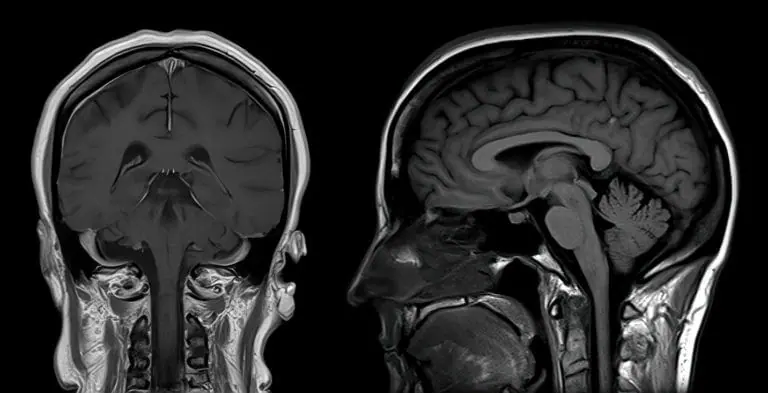
#> input picture mri.jpeg, 768 x 393 px
$ jupyter execute ass_3.ipynb
#> lines starting #> are read from the running program, lines starting #| are printed output that depends on the picture
# Case Study: Enhancing Medical Image Details Using Fourier Transform Filtering

This notebook demonstrates how to use Fourier Transform techniques to analyze and filter MRI images in the frequency domain for improved clarity and detail.

## 1. Load MRI Image and Compute Fourier Transform

We will decompose the image into its frequency components and visualize the magnitude and phase spectrum.

[cell 1]
import cv2
import numpy as np
import matplotlib.pyplot as plt

# Load MRI image (replace with your filename if needed)
img = cv2.imread('mri.jpeg', cv2.IMREAD_GRAYSCALE)
#> img: shape (393, 768); min 0, max 255, mean 41.7
if img is None:
    raise Exception('Image not found!')

plt.figure(figsize=(6,6))
plt.imshow(img, cmap='gray')
plt.title('Original MRI Image')
plt.axis('off')
plt.show()

# Compute 2D Fourier Transform
f = np.fft.fft2(img)
fshift = np.fft.fftshift(f)
magnitude = np.log(1 + np.abs(fshift))
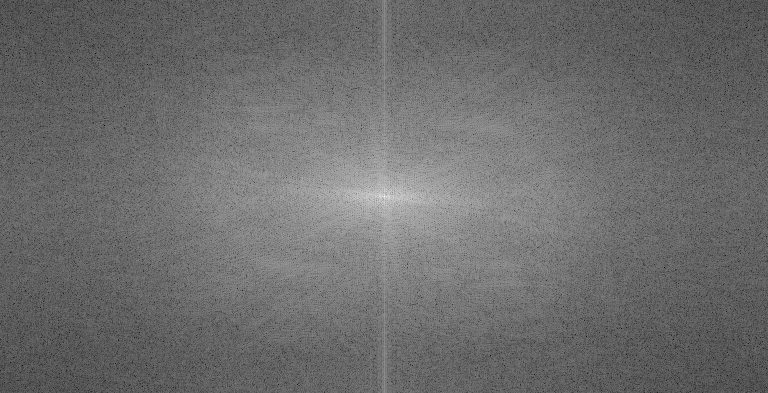
#> magnitude: shape (393, 768) float64; min 1.49, max 16.35, mean 7.83; drawn with min black and max white
phase = np.angle(fshift)
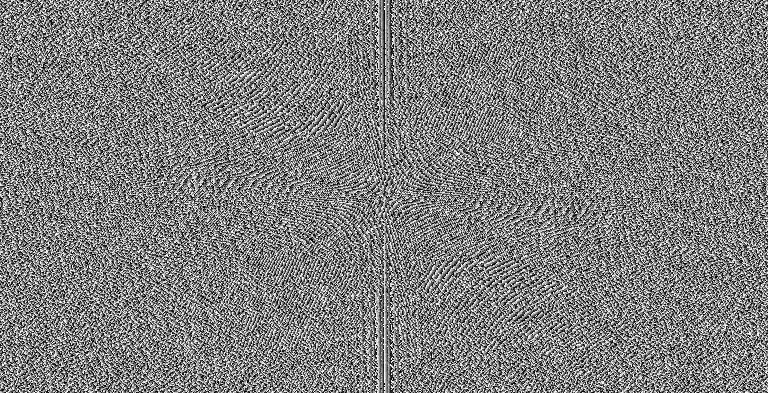
#> phase: shape (393, 768) float64; min -3.14, max 3.14, mean 1.69e-17; drawn with min black and max white

plt.figure(figsize=(12,5))
plt.subplot(1,2,1)
plt.imshow(magnitude, cmap='gray')
plt.title('Magnitude Spectrum')
plt.axis('off')

plt.subplot(1,2,2)
plt.imshow(phase, cmap='gray')
plt.title('Phase Spectrum')
plt.axis('off')
plt.show()
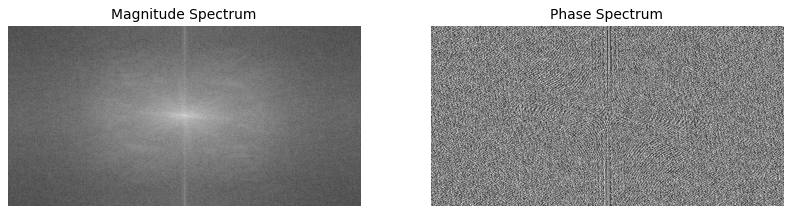
#> figure drawn by matplotlib, 2 panels

## 2. Frequency Domain Filtering: ILPF and IHPF

Apply Ideal Low Pass and High Pass Filters to the frequency domain and visualize the results.

[cell 2]
def ideal_low_pass_filter(shape, cutoff):
#> called with shape = (393, 768), cutoff = 40
    rows, cols = shape
    crow, ccol = rows//2, cols//2
    mask = np.zeros((rows, cols), np.uint8)
    for u in range(rows):
        for v in range(cols):
            if np.sqrt((u-crow)**2 + (v-ccol)**2) <= cutoff:
                mask[u,v] = 1
    return mask

def ideal_high_pass_filter(shape, cutoff):
    return 1 - ideal_low_pass_filter(shape, cutoff)

cutoff = 40  # You can adjust cutoff frequency

# ILPF
ilpf_mask = ideal_low_pass_filter(img.shape, cutoff)
ilpf_fshift = fshift * ilpf_mask
ilpf_img = np.fft.ifft2(np.fft.ifftshift(ilpf_fshift))
ilpf_img = np.abs(ilpf_img)
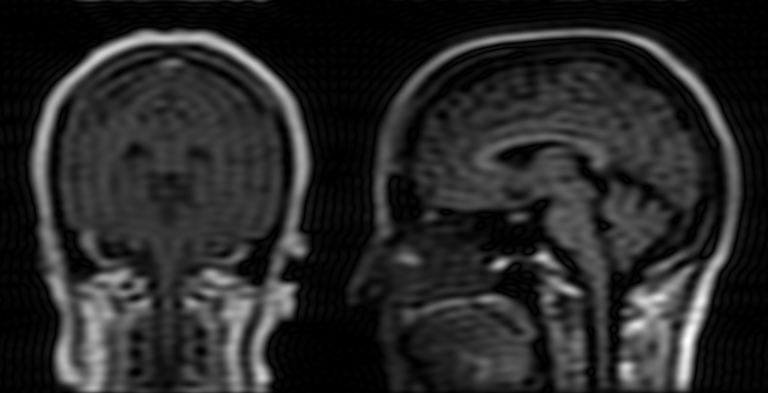
#> ilpf_img: shape (393, 768) float64; min 9.09e-05, max 280, mean 43.8; drawn with min black and max white
ilpf_img = np.clip(ilpf_img, 0, 255).astype(np.uint8)

# IHPF
ihpf_mask = ideal_high_pass_filter(img.shape, cutoff)
ihpf_fshift = fshift * ihpf_mask
ihpf_img = np.fft.ifft2(np.fft.ifftshift(ihpf_fshift))
ihpf_img = np.abs(ihpf_img)
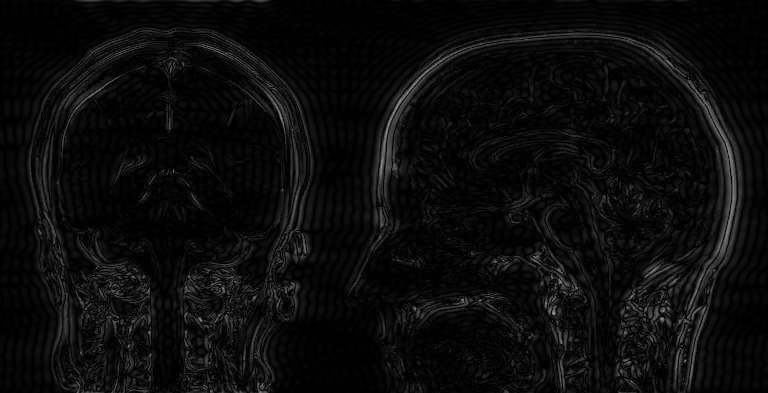
#> ihpf_img: shape (393, 768) float64; min 2.01e-06, max 154.1, mean 11.9
ihpf_img = np.clip(ihpf_img, 0, 255).astype(np.uint8)

plt.figure(figsize=(12,6))
plt.subplot(1,3,1)
plt.imshow(img, cmap='gray')
plt.title('Original MRI')
plt.axis('off')

plt.subplot(1,3,2)
plt.imshow(ilpf_img, cmap='gray')
plt.title('ILPF (Low Pass)')
plt.axis('off')

plt.subplot(1,3,3)
plt.imshow(ihpf_img, cmap='gray')
plt.title('IHPF (High Pass)')
plt.axis('off')
plt.tight_layout()

plt.show()

$ run again, with earth.png saved as mri.jpeg
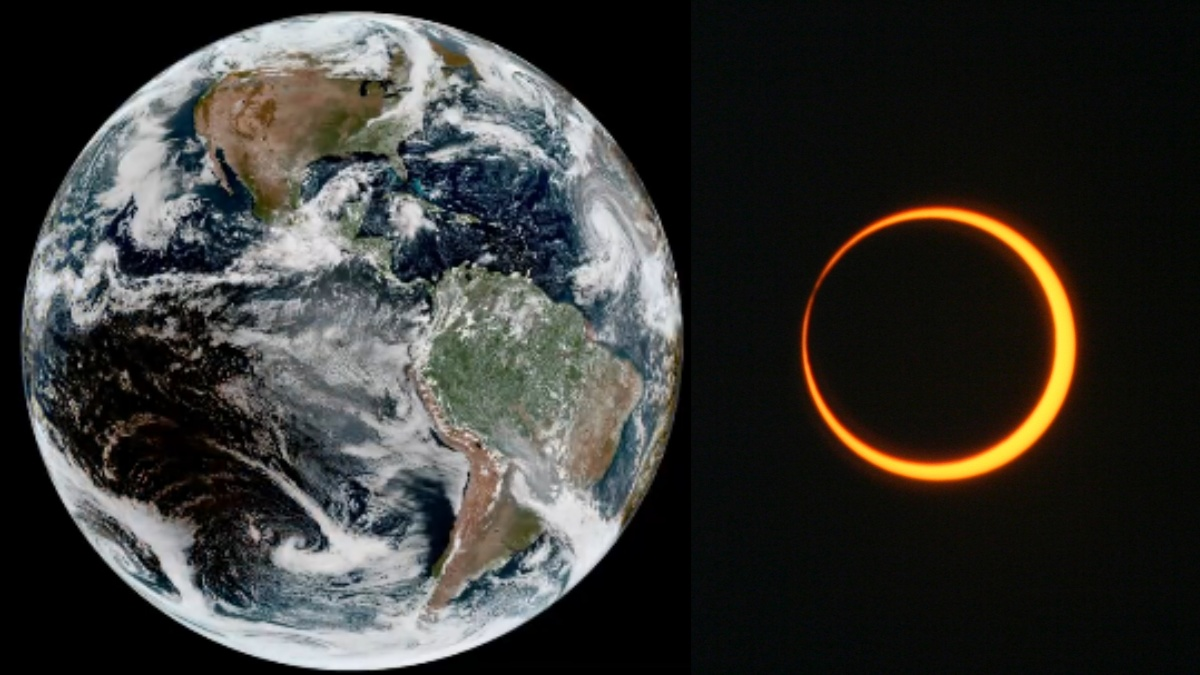
#> input picture earth.png, 1200 x 675 px
#> `phase = np.angle(fshift)`:
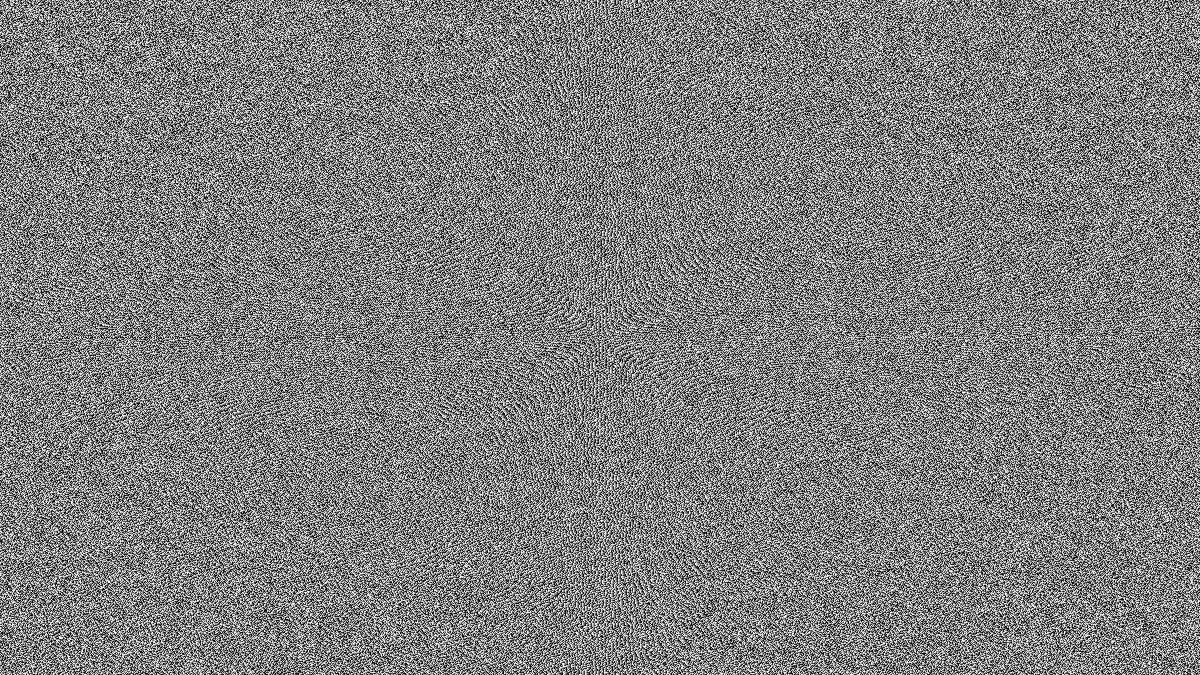
#> phase: shape (675, 1200) float64; min -3.14, max 3.14, mean -3.88e-06; drawn with min black and max white
#> `ihpf_img = np.abs(ihpf_img)`:
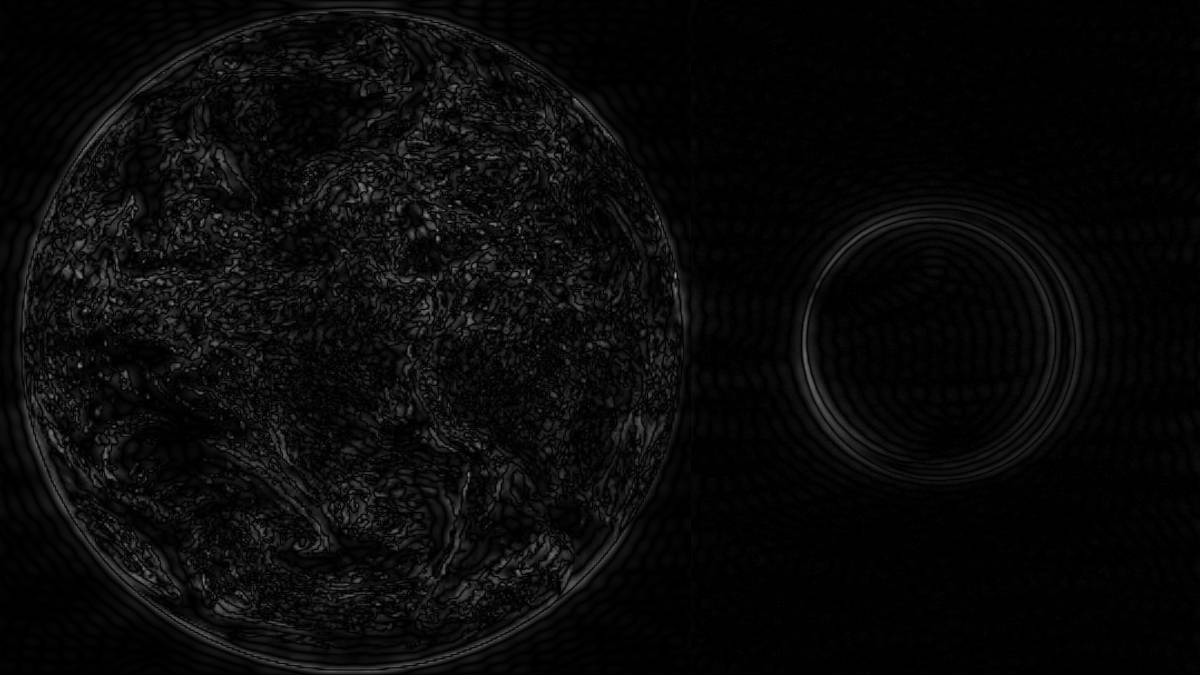
#> ihpf_img: shape (675, 1200) float64; min 1.39e-05, max 158.4, mean 10
